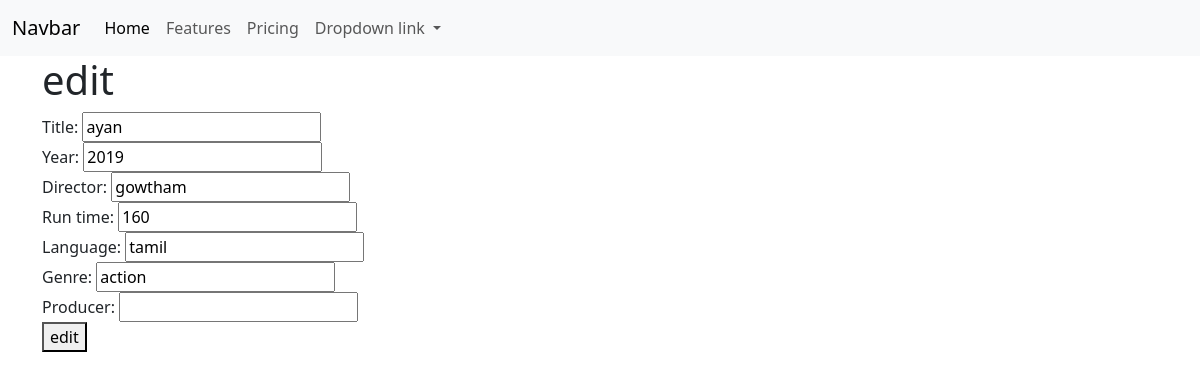
The app's page /movie/3/change/ with its own data.
### myapp/models.py (models this page shows, shortened)
class movie(models.Model):
    title=models.CharField(max_length=200)
    year=models.CharField(max_length=50)
    director=models.CharField(max_length=200)
    run_time=models.PositiveIntegerField()
    language=models.CharField(max_length=200)
    genre=models.CharField(max_length=200)
    producer=models.CharField(max_length=200,null=True)

### myapp/views.py (the view, shortened to what this page needs)
# urls.py: path("movie/<int:pk>/change/",views.MovieUpdateView.as_view(),name="movie-update")
class MovieUpdateView(View):
    def get(self,request,*args,**kwargs):
        id=kwargs.get("pk")
        movie_object=movie.objects.get(id=id)         # ithu oru query set we cwn't take values from .it should change in dictionatry
        form_instance=MovieModelForm(instance=movie_object)
        return render(request,"movie_update.html",{"form":form_instance})

### myapp/forms.py
class MovieModelForm(forms.ModelForm):
    class Meta:
        model=movie
        fields="__all__"
        model:movie
        exclude=("id",)

### myapp/templates/movie_update.html (shortened to what this page needs)
{%extends 'base.html'%}
{% block main_block%}
<div class="container">
    <h1>edit</h1>
    <form action="" method="post">
       {{form}}
       <button type="submit"> edit</button>
    </form>
   </div>
{%endblock%}

### records on screen
movie: title "ayan", year "2019", director "gowtham", run_time "160", language "tamil", genre "action"
